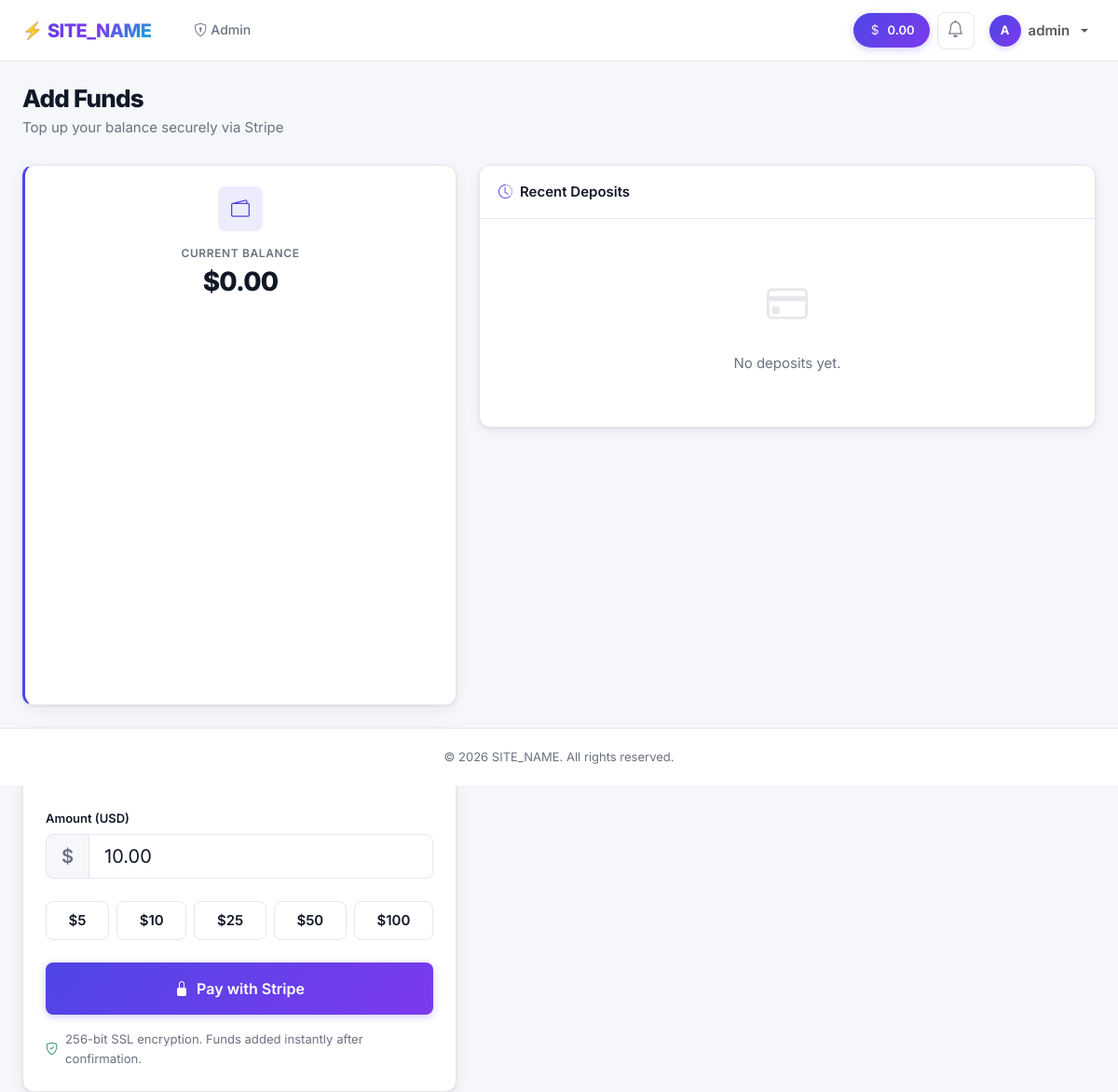
Page /user/add_funds.php (signed in) on the committed database.
### tables this page shows
CREATE TABLE IF NOT EXISTS users (
    id INT AUTO_INCREMENT PRIMARY KEY,
    username VARCHAR(50) NOT NULL UNIQUE,
    email VARCHAR(100) NOT NULL UNIQUE,
    password VARCHAR(255) NOT NULL,
    balance DECIMAL(12, 2) NOT NULL DEFAULT 0.00,
    role ENUM('user', 'admin') NOT NULL DEFAULT 'user',
    status ENUM('active', 'suspended') NOT NULL DEFAULT 'active',
    created_at TIMESTAMP DEFAULT CURRENT_TIMESTAMP,
    updated_at TIMESTAMP DEFAULT CURRENT_TIMESTAMP ON UPDATE CURRENT_TIMESTAMP,
    INDEX idx_users_role (role),
    INDEX idx_users_status (status)
);

### includes/auth.php (called while the page is built, shortened)
<?php
function isLoggedIn(): bool
{
    return isset($_SESSION['user_id']);
}
function isAdmin(): bool
{
    return isLoggedIn() && ($_SESSION['user_role'] ?? '') === 'admin';
}
function getCurrentUser(): ?array
{
    $db = getDB();
    $stmt = $db->prepare('SELECT id, username, email, balance, role, status FROM users WHERE id = ? AND status = ?');
    $stmt->execute([$_SESSION['user_id'], 'active']);
    return $stmt->fetch() ?: null;
}
function formatMoney(float $amount): string
{
    return '$' . number_format($amount, 2);
}
function sanitize(string $input): string
{
    return htmlspecialchars(trim($input), ENT_QUOTES, 'UTF-8');
}

### user/add_funds.php (the view, shortened to what this page needs)
<?php
require_once __DIR__ . '/../includes/auth.php';
$user = getCurrentUser();
$db = getDB();
$stmt = $db->prepare("
    SELECT * FROM transactions
    WHERE user_id = ? AND type = 'deposit'
    ORDER BY created_at DESC LIMIT 10
");
$stmt->execute([$user['id']]);
$deposits = $stmt->fetchAll();
require_once __DIR__ . '/../includes/header.php';
?>
<div class="container-fluid px-4 py-4">
    <div class="page-header">
        <h1>Add Funds</h1>
        <p>Top up your balance securely via Stripe</p>
    </div>
    <div class="row g-4">
        <div class="col-lg-5">
            <div class="stat-card text-center mb-4">
                <div class="stat-icon stat-icon-indigo mx-auto"><i class="bi bi-wallet2"></i></div>
                <div class="stat-label">Current Balance</div>
                <div class="stat-value display-6"><?= formatMoney((float)$user['balance']) ?></div>
            </div>
            <div class="payment-form-card">
                <div class="card-header"><i class="bi bi-credit-card me-2"></i>Secure Payment via Stripe</div>
                <div class="card-body p-4">
                    <form method="POST">
                        <div class="mb-4">
                            <label class="form-label">Amount (USD)</label>
                            <div class="input-group input-group-lg">
                                <span class="input-group-text">$</span>
                                <input type="number" name="amount" class="form-control" min="1" max="10000" step="0.01" value="10.00" required>
                            </div>
                        </div>
                        <div class="d-flex flex-wrap gap-2 mb-4">
                            <?php foreach ([5, 10, 25, 50, 100] as $preset): ?>
                            <button type="button" class="preset-btn flex-fill preset-amount" data-amount="<?= $preset ?>">$<?= $preset ?></button>
                            <?php endforeach; ?>
                        </div>
                        <button type="submit" class="btn btn-accent w-100 py-3">
                            <i class="bi bi-lock-fill me-2"></i>Pay with Stripe
                        </button>
                    </form>
                    <div class="d-flex align-items-center gap-2 mt-3 text-muted small">
                        <i class="bi bi-shield-check text-success"></i>
                        <span>256-bit SSL encryption. Funds added instantly after confirmation.</span>
                    </div>
                </div>
            </div>
        </div>
        <div class="col-lg-7">
            <div class="card card-smm">
                <div class="card-header"><i class="bi bi-clock-history me-2 text-primary"></i>Recent Deposits</div>
                <div class="card-body p-0">
                    <?php if (empty($deposits)): ?>
                    <div class="empty-state">
                        <i class="bi bi-credit-card"></i>
                        <p class="mb-0">No deposits yet.</p>
                    </div>
                    <?php endif; ?>
                </div>
            </div>
        </div>
    </div>
</div>
<?php require_once __DIR__ . '/../includes/footer.php'; ?>

### includes/header.php (shortened to what this page needs)
<?php
require_once __DIR__ . '/auth.php';
$currentUser = getCurrentUser();
$navLinks = [
    ['Dashboard', SITE_URL . '/user/dashboard.php', 'bi-speedometer2'],
    ['Services', SITE_URL . '/user/services.php', 'bi-grid'],
    ['Orders', SITE_URL . '/user/orders.php', 'bi-bag'],
    ['Add Funds', SITE_URL . '/user/add_funds.php', 'bi-wallet2'],
    ['Support', SITE_URL . '/user/tickets.php', 'bi-headset'],
];
$currentPath = $_SERVER['PHP_SELF'] ?? '';
?>
<!DOCTYPE html>
<html lang="en">
<head>
    <link href="https://cdn.jsdelivr.net/npm/bootstrap@5.3.3/dist/css/bootstrap.min.css" rel="stylesheet">
    <link href="https://cdn.jsdelivr.net/npm/bootstrap-icons@1.11.3/font/bootstrap-icons.min.css" rel="stylesheet">
    <link href="<?= SITE_URL ?>/assets/css/style.css" rel="stylesheet">
    <link href="<?= SITE_URL ?>/assets/css/animations.css" rel="stylesheet">
</head>
<body class="d-flex flex-column min-vh-100 anim-body">
<nav class="navbar navbar-expand-lg navbar-smm sticky-top">
    <div class="container-fluid px-4">
        <a class="navbar-brand logo-gradient" href="<?= SITE_URL ?>/">
            <span class="logo-icon">⚡</span> <?= SITE_NAME ?>
        </a>
        <div class="collapse navbar-collapse" id="navMain">
            <ul class="navbar-nav me-auto ms-lg-3 gap-lg-1">
                <?php if (isLoggedIn() && !isAdmin()): ?>
                <?php foreach ($navLinks as [$label, $url, $icon]):
                    $active = str_contains($currentPath, basename($url)) ? 'active' : '';
                ?>
                <li class="nav-item">
                    <a class="nav-link nav-link-premium <?= $active ?>" href="<?= $url ?>">
                        <i class="bi <?= $icon ?> me-1"></i><?= $label ?>
                    </a>
                </li>
                <?php endforeach; ?>
                <?php elseif (isAdmin()): ?>
                <li class="nav-item"><a class="nav-link nav-link-premium" href="<?= SITE_URL ?>/admin/index.php"><i class="bi bi-shield-lock me-1"></i>Admin</a></li>
                <?php endif; ?>
            </ul>
            <ul class="navbar-nav align-items-lg-center gap-2">
                <?php if ($currentUser): ?>
                <li class="nav-item">
                    <a href="<?= SITE_URL ?>/user/add_funds.php" class="wallet-pill">
                        <i class="bi bi-currency-dollar"></i><?= number_format((float)$currentUser['balance'], 2) ?>
                    </a>
                </li>
                <li class="nav-item"><?php require __DIR__ . '/notification_dropdown.php'; ?></li>
                <li class="nav-item dropdown">
                    <a class="nav-link dropdown-toggle profile-trigger" href="#" data-bs-toggle="dropdown">
                        <span class="profile-avatar"><?= strtoupper(substr($currentUser['username'], 0, 1)) ?></span>
                        <span class="d-none d-md-inline fw-semibold"><?= sanitize($currentUser['username']) ?></span>
                    </a>
                </li>
                <?php else: ?>
                <li class="nav-item"><a class="nav-link nav-link-premium" href="<?= SITE_URL ?>/login.php">Login</a></li>
                <li class="nav-item"><a class="btn btn-accent btn-sm px-3" href="<?= SITE_URL ?>/register.php">Register</a></li>
                <?php endif; ?>
            </ul>
        </div>
    </div>
</nav>
<main class="flex-grow-1">

### assets/css/animations.css (style rules this page uses)
html { scroll-behavior: smooth; }
body.anim-body { opacity: 0; transition: opacity 0.6s ease-in-out; }
body.anim-body.page-entered { opacity: 1; }
.btn { position: relative; overflow: hidden; }

### rows in the picture
users: balance "0.00", username "A", username "admin", balance "$0.00"

### other values in the picture
SITE_NAME "SITE_NAME"
$preset "5"
$preset "10"
$preset "25"
$preset "50"
$preset "100"
